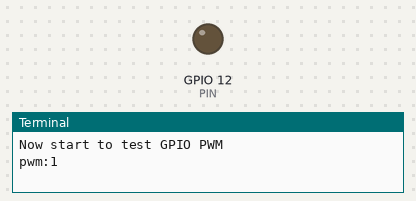
Bench run of a program on a simulated Raspberry Pi (BCM pin numbers). On the bench: output pins drawn as LEDs (lit = HIGH), the last lines printed to the terminal.

Above: at 0.1 s.
At 10.1 s:
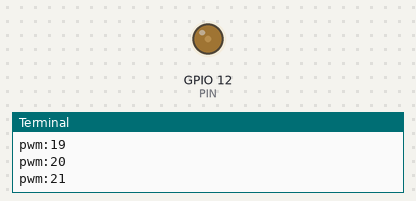
At 20.1 s:
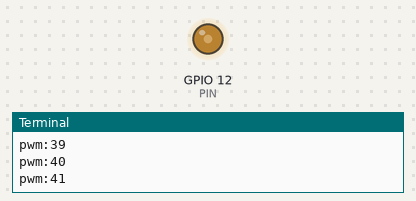
At 39.75 s:
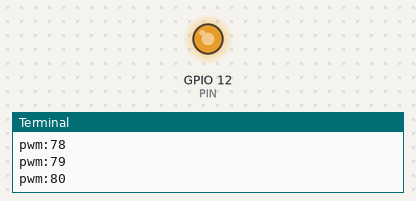
Timing chart, 0 to 40.0 s (numbered marks = the images above):
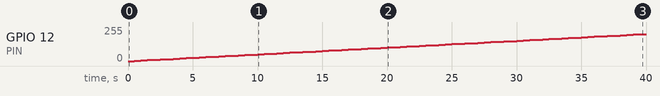

Measured:
- by itself, GPIO 12 (PIN): moves from 0/255 to 201/255 over 39.0 s

The program:

testGpioPwm.py
```python
import RPi.GPIO as GPIO
from time import sleep

PIN = 12

pwm_duty = 0
pwm_freq = 5000

GPIO.setmode(GPIO.BCM)
GPIO.setup(PIN, GPIO.OUT)

p = GPIO.PWM(PIN, pwm_freq)
p.start(pwm_duty)

print('Now start to test GPIO PWM')

try:
    while True:
        p.ChangeDutyCycle(pwm_duty)
        pwm_duty += 1
        if pwm_duty > 100:
            pwm_duty = 0
        print('pwm:{}'.format(pwm_duty))
        sleep(0.5)
except KeyboardInterrupt:
    GPIO.cleanup()
```
